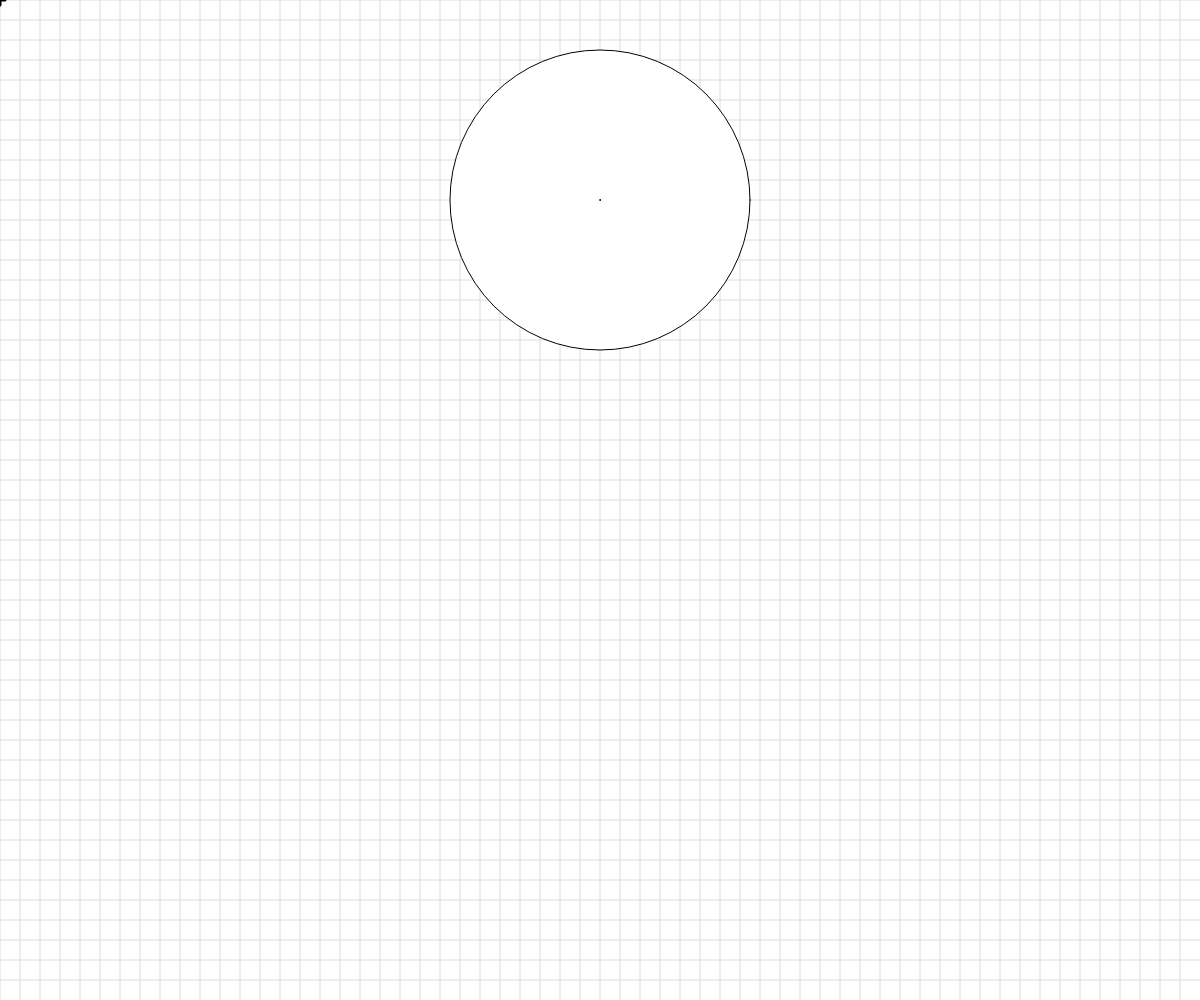
Frame 1 (no input)
Frame 60 (no input): identical to frame 1, image omitted
Frame 120 (the mouse pressed at the canvas centre since frame 60): identical to frame 1, image omitted

The p5.js sketch that drew this single still picture (run headless with seeded random() and noise() and a simulated clock; from frame 60 on, the mouse is pressed at the canvas centre):

// p5.js sketch
// ── sketch.js
// Basic Transformations Sandbox


let originalSpacing = 20;


function setup() {
  createCanvas(windowWidth, windowHeight);
}

function draw() {
  background(255);
  drawBasicGrid(220);
  // push();
  // angleMode(DEGREES);
  // rotate(frameCount + 100)

  // circle(200,200,200);
  // line(200,200,200,300);
  // line(200,200,200,100);
  // line(200,200,300,200);
  // line(200,200,100,200);
  // pop();
  push();
  angleMode(DEGREES);
  translate(600,200)
  circle(0,0, 300);
  circle(0,0, 1)



  for (let h = 0; h < 360, h++;){
    line(100,0, 130, 0);
    // rotate(frameCount + 30);
  }
  
  
  


  //transformation one: TRANSLATION
  // translate(100,50);
  // drawBasicGrid(150);
  // rectangleRed(0,0);
  // rectangleBlue(-100,-50);
  // pop();


 

  //add push()  pop()




  //transformation two: SCALE
  // rectangleRed(40,0);
  // push();
  // // scale 1 -> no change
  // //scale < 1 -> smaller system
  // // scale > 1 -> larger system
  // let scaleAmount = mouseX;
  // scaleAmount = map(scaleAmount,0, width, 0, 20);

  // //move origin to rectangle location
  // scale(scaleAmount);
  // rectangleBlue(40,40);


  // pop();
  
  
  
  
  
  
  
  
  
  
  // translate(100,0);
  // scale(scaleAmount);
  // drawBasicGrid(150);
  // rectangleBlue(20,20);

  



  //transformation three: ROTATION
  //reminder: rotations are measured in radians, not degrees! Functions can help with the conversion...
  // angleMode(DEGREES);
  
  // push();
  // translate(500,500);
  // rotate(frameCount);
  // // drawBasicGrid(150);
  // face(0,0);
  // pop();
  
 


  // //Combinations of Transformations
  // push();
  // rotate(4);
  // translate(100,40);
  // rotate(frameCount + 100);
  // face(0,0);
  // pop();

  

}


function face(x, y) {
  //draw a face at x,y
  push();
  translate(x,y);
  ellipseMode(CENTER);
  fill(200,200,0);
  stroke(0);
  ellipse(0,0,80,80);
  fill(90, 140, 30, 220);
  triangle(-20, 20, 20, 20, 0, 30);
  fill(0);
  ellipse(-25,0,10,10);
  ellipse(25,0,10,10);
  strokeWeight(5);
  line(-30,-10,30,-10);
  strokeWeight(1);
  pop();

}

function rectangleRed(x, y) {
  //draw a red rectangle at x,y (sized 50 pixels square) - to visualize what happens to the coordinate system
  //when different basic transformations are applied.
  noStroke();
  fill(255, 0, 0, 150);
  rect(x, y, 50, 50);

}

function rectangleBlue(x, y) {
  //draw a red rectangle at x,y (sized 50 pixels square) - to visualize what happens to the coordinate system
  //when different basic transformations are applied.
  noStroke();
  fill(0, 0, 255, 150);
  rect(x, y, 50, 50);

}

function drawBasicGrid(shade) {
  //draw the normal cartesian Coordinate Grid, in a light color. Spaced at 20 px by default
  stroke(shade);
  for (let x = 0; x < width; x += 20) {
    line(x, 0, x, height);
  }
  for (let y = 0; y < height; y += 20) {
    line(0, y, width, y);
  }

  //Draw "X" at the origin
  strokeWeight(3);
  stroke(0);
  line(-5,0,5,0);
  line(0,5,0,-5);
  strokeWeight(1);
}
